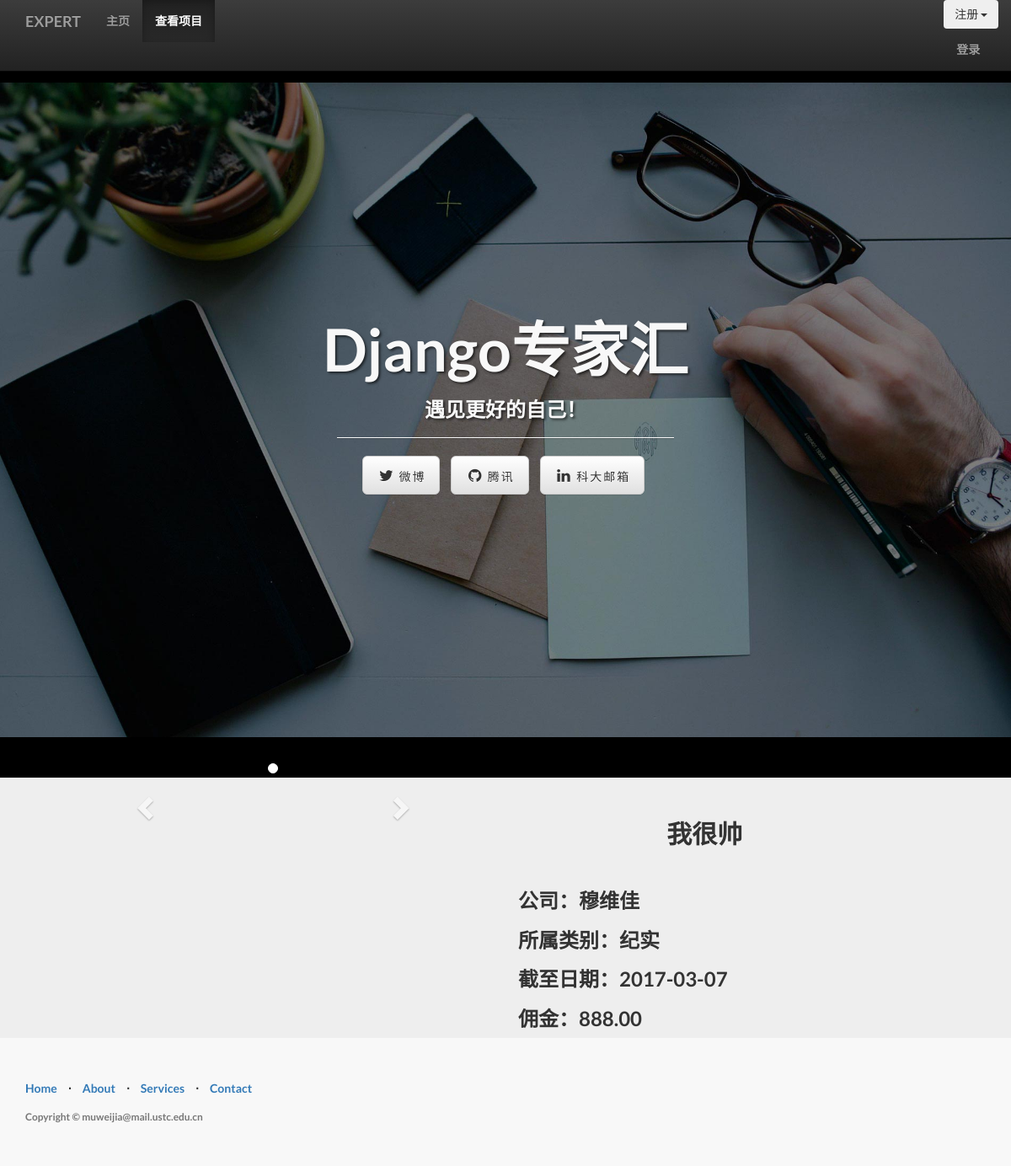
The page /view_book/detail/?id=1 on the database its author committed.
### management/models.py (models this page shows, shortened)
class Img(models.Model):
    name = models.CharField(max_length=128)
    description = models.TextField()
    img = models.ImageField(upload_to='image/%Y/%m/%d/')
    book = models.ForeignKey(Book)
    class META:
        ordering = ['name']

class Book(models.Model):
    name = models.CharField(max_length=128)
    price = models.FloatField()
    author = models.CharField(max_length=128)
    publish_date = models.DateField()
    category = models.CharField(max_length=128)
    class META:
        ordering = ['name']

### management/views.py (the view)
# urls.py: url(r'^view_book/detail/$', views.detail, name='detail'),
def detail(request):
    user = request.user if request.user.is_authenticated() else None
    book_id = request.GET.get('id', '')
    if book_id == '':
        return HttpResponseRedirect(reverse('view_book_list'))
    try:
        book = Book.objects.get(pk=book_id)
    except Book.DoesNotExist:
        return HttpResponseRedirect(reverse('view_book_list'))
    content = {
        'user': user,
        'active_menu': 'view_book',
        'book': book,
    }
    return render(request, 'management/detail.html', content)

### templates/management/detail.html (shortened to what this page needs)
{% extends "management/base.html" %}
{% load staticfiles %}
{% block content %}
    <div class="container">
        <div class="row">
            <div class="col-md-10 col-md-offset-1">
                <div class="col-md-5">
                    {% if book.img_set.all %}
                        <div id="carousel-generic" class="carousel slide" data-ride="carousel">
                            <ol class="carousel-indicators">
                                {% for img in book.img_set.all %}
                                    <li data-target="#carousel-generic" data-slide-to="{{ forloop.counter0 }}"
                                        {% if forloop.first %}class="active"{% endif %}></li>
                                {% endfor %}
                            </ol>
                            <a class="left carousel-control" href="#carousel-generic" role="button" data-slide="prev">
                                <span class="glyphicon glyphicon-chevron-left"></span>
                            </a>
                            <a class="right carousel-control" href="#carousel-generic" role="button" data-slide="next">
                                <span class="glyphicon glyphicon-chevron-right"></span>
                            </a>
                        </div>
                    {% else %}
                        <p class="text-center">暂无描述</p>
                    {% endif %}
                </div>
                <div class="col-md-6 col-md-offset-1">
                    <h2 class="text-center">{{ book.name }}</h2>
                    <br>
                    <h3>公司：{{ book.author }}</h3>
                    <h3>所属类别：{{ book.category }}</h3>
                    <h3>截至日期：{{ book.publish_date|date:"Y-m-d" }}</h3>
                    <h3>佣金：{{ book.price|floatformat:2 }}</h3>
                </div>
            </div>
        </div>
    </div>
{% endblock %}

### management/static/css/base.css (style rules this page uses)
body { padding-top: 50px; background-color: #eeeeee; }

### management/static/css/landing-page.css (style rules this page uses)
body, html { width: 100%; height: 100%; }
body, h1, h2, h3, h4, h5, h6 { font-family: "Lato","Helvetica Neue",Helvetica,Arial,sans-serif; font-weight: 700; }

### rows shown on the page
Book: name "我很帅", author "穆维佳", category "纪实", publish_date "2017-03-07", price "888.00"
